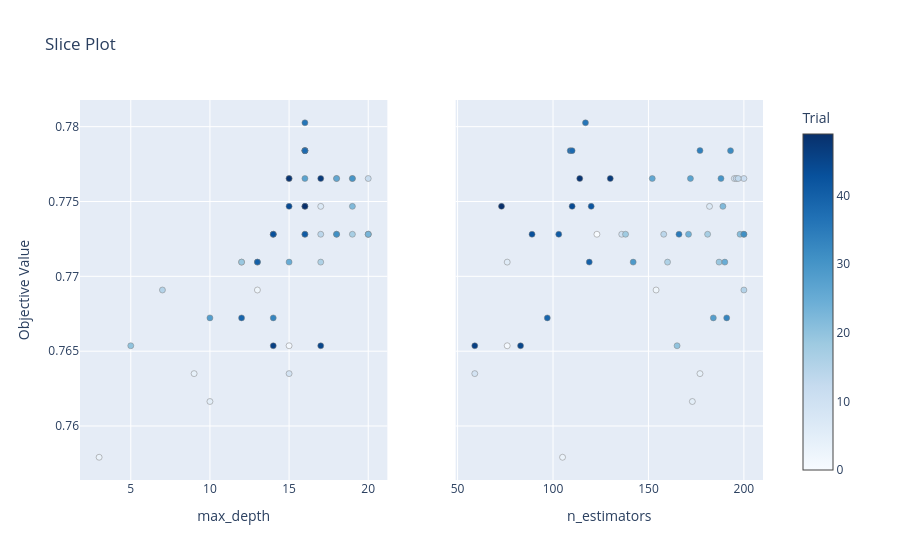

Write notebook code for a chart like this one.
### Markdown cell above
##### Slice plot

### Code cell
plot_slice(study).show()

### Figure 1 — Plotly figure (JSON) as saved in the notebook; plotly's stock layout.template omitted (floating-point values rounded to 4 significant figures)
{"data": [{"marker": {"color": [0, 1, 2, 3, 4, 5, 6, 7, 8, 9, 10, 11, 12, 13, 14, 15, 16, 17, 18, 19, 20, 21, 22, 23, 24, 25, 26, 27, 28, 29, 30, 31, 32, 33, 34, 35, 36, 37, 38, 39, 40, 41, 42, 43, 44, 45, 46, 47, 48, 49], "colorbar": {"title": {"text": "Trial"}, "x": 1, "xpad": 40}, "colorscale": [[0, "rgb(247,251,255)"], [0.125, "rgb(222,235,247)"], [0.25, "rgb(198,219,239)"], [0.375, "rgb(158,202,225)"], [0.5, "rgb(107,174,214)"], [0.625, "rgb(66,146,198)"], [0.75, "rgb(33,113,181)"], [0.875, "rgb(8,81,156)"], [1, "rgb(8,48,107)"]], "line": {"color": "Grey", "width": 0.5}, "showscale": true}, "mode": "markers", "name": "Feasible Trial", "showlegend": false, "type": "scatter", "x": [14, 15, 13, 3, 9, 10, 12, 17, 15, 15, 20, 19, 20, 18, 17, 7, 17, 19, 16, 12, 5, 20, 19, 20, 18, 15, 18, 16, 10, 13, 19, 18, 16, 14, 16, 14, 16, 16, 16, 12, 13, 16, 16, 14, 15, 17, 14, 17, 15, 16], "xaxis": "x", "y": [0.7728, 0.7654, 0.7691, 0.7579, 0.7635, 0.7616, 0.7709, 0.7747, 0.7765, 0.7635, 0.7728, 0.7765, 0.7765, 0.7765, 0.7728, 0.7691, 0.7709, 0.7728, 0.7728, 0.7709, 0.7654, 0.7728, 0.7747, 0.7728, 0.7728, 0.7709, 0.7765, 0.7765, 0.7672, 0.7709, 0.7765, 0.7728, 0.7784, 0.7672, 0.7784, 0.7728, 0.7803, 0.7784, 0.7784, 0.7672, 0.7709, 0.7728, 0.7747, 0.7728, 0.7747, 0.7654, 0.7654, 0.7765, 0.7765, 0.7747], "yaxis": "y"}, {"marker": {"color": [0, 1, 2, 3, 4, 5, 6, 7, 8, 9, 10, 11, 12, 13, 14, 15, 16, 17, 18, 19, 20, 21, 22, 23, 24, 25, 26, 27, 28, 29, 30, 31, 32, 33, 34, 35, 36, 37, 38, 39, 40, 41, 42, 43, 44, 45, 46, 47, 48, 49], "colorbar": {"title": {"text": "Trial"}, "x": 1, "xpad": 40}, "colorscale": [[0, "rgb(247,251,255)"], [0.125, "rgb(222,235,247)"], [0.25, "rgb(198,219,239)"], [0.375, "rgb(158,202,225)"], [0.5, "rgb(107,174,214)"], [0.625, "rgb(66,146,198)"], [0.75, "rgb(33,113,181)"], [0.875, "rgb(8,81,156)"], [1, "rgb(8,48,107)"]], "line": {"color": "Grey", "width": 0.5}, "showscale": false}, "mode": "markers", "name": "Feasible Trial", "showlegend": false, "type": "scatter", "x": [123, 76, 154, 105, 177, 173, 76, 182, 195, 59, 136, 200, 196, 197, 158, 200, 160, 181, 138, 187, 165, 198, 189, 200, 171, 190, 152, 172, 184, 142, 188, 200, 193, 191, 177, 166, 117, 109, 110, 97, 119, 103, 120, 89, 110, 83, 59, 130, 114, 73], "xaxis": "x2", "y": [0.7728, 0.7654, 0.7691, 0.7579, 0.7635, 0.7616, 0.7709, 0.7747, 0.7765, 0.7635, 0.7728, 0.7765, 0.7765, 0.7765, 0.7728, 0.7691, 0.7709, 0.7728, 0.7728, 0.7709, 0.7654, 0.7728, 0.7747, 0.7728, 0.7728, 0.7709, 0.7765, 0.7765, 0.7672, 0.7709, 0.7765, 0.7728, 0.7784, 0.7672, 0.7784, 0.7728, 0.7803, 0.7784, 0.7784, 0.7672, 0.7709, 0.7728, 0.7747, 0.7728, 0.7747, 0.7654, 0.7654, 0.7765, 0.7765, 0.7747], "yaxis": "y2"}], "layout": {"title": {"text": "Slice Plot"}, "xaxis": {"anchor": "y", "domain": [0, 0.45], "title": {"text": "max_depth"}}, "xaxis2": {"anchor": "y2", "domain": [0.55, 1], "title": {"text": "n_estimators"}}, "yaxis": {"anchor": "x", "domain": [0, 1], "title": {"text": "Objective Value"}}, "yaxis2": {"anchor": "x2", "domain": [0, 1], "matches": "y", "showticklabels": false}}}
